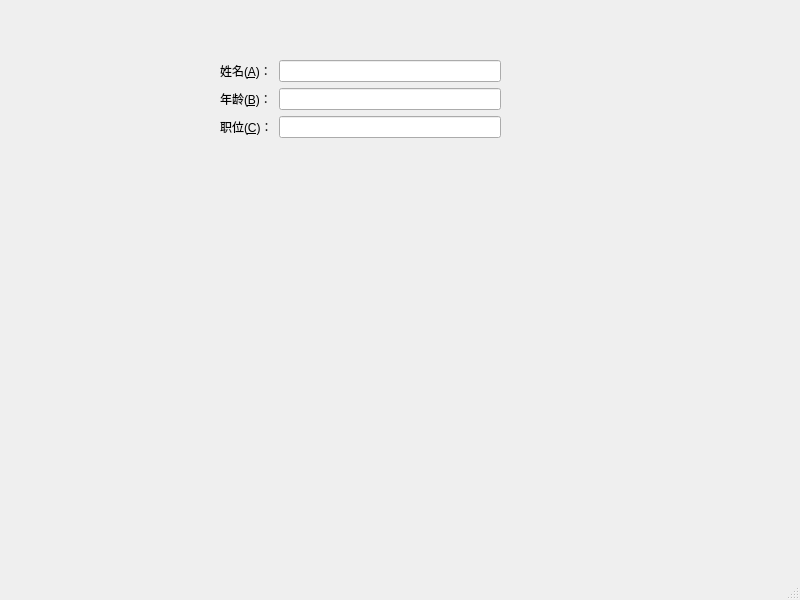
<?xml version="1.0" encoding="UTF-8"?>
<ui version="4.0">
 <class>MainWindow</class>
 <widget class="QMainWindow" name="MainWindow">
  <property name="geometry">
   <rect>
    <x>0</x>
    <y>0</y>
    <width>800</width>
    <height>600</height>
   </rect>
  </property>
  <property name="windowTitle">
   <string>MainWindow</string>
  </property>
  <widget class="QWidget" name="centralwidget">
   <widget class="QWidget" name="formLayoutWidget">
    <property name="geometry">
     <rect>
      <x>220</x>
      <y>60</y>
      <width>281</width>
      <height>341</height>
     </rect>
    </property>
    <layout class="QFormLayout" name="formLayout">
     <item row="0" column="0">
      <widget class="QLabel" name="label">
       <property name="text">
        <string>姓名(&amp;A)：</string>
       </property>
       <property name="buddy">
        <cstring>lineEdit</cstring>
       </property>
      </widget>
     </item>
     <item row="0" column="1">
      <widget class="QLineEdit" name="lineEdit"/>
     </item>
     <item row="1" column="0">
      <widget class="QLabel" name="label_2">
       <property name="text">
        <string>年龄(&amp;B)：</string>
       </property>
       <property name="buddy">
        <cstring>lineEdit_2</cstring>
       </property>
      </widget>
     </item>
     <item row="1" column="1">
      <widget class="QLineEdit" name="lineEdit_2"/>
     </item>
     <item row="2" column="0">
      <widget class="QLabel" name="label_3">
       <property name="text">
        <string>职位(&amp;C)：</string>
       </property>
       <property name="buddy">
        <cstring>lineEdit_3</cstring>
       </property>
      </widget>
     </item>
     <item row="2" column="1">
      <widget class="QLineEdit" name="lineEdit_3"/>
     </item>
    </layout>
   </widget>
  </widget>
  <widget class="QMenuBar" name="menubar">
   <property name="geometry">
    <rect>
     <x>0</x>
     <y>0</y>
     <width>800</width>
     <height>26</height>
    </rect>
   </property>
  </widget>
  <widget class="QStatusBar" name="statusbar"/>
 </widget>
 <resources/>
 <connections/>
</ui>
